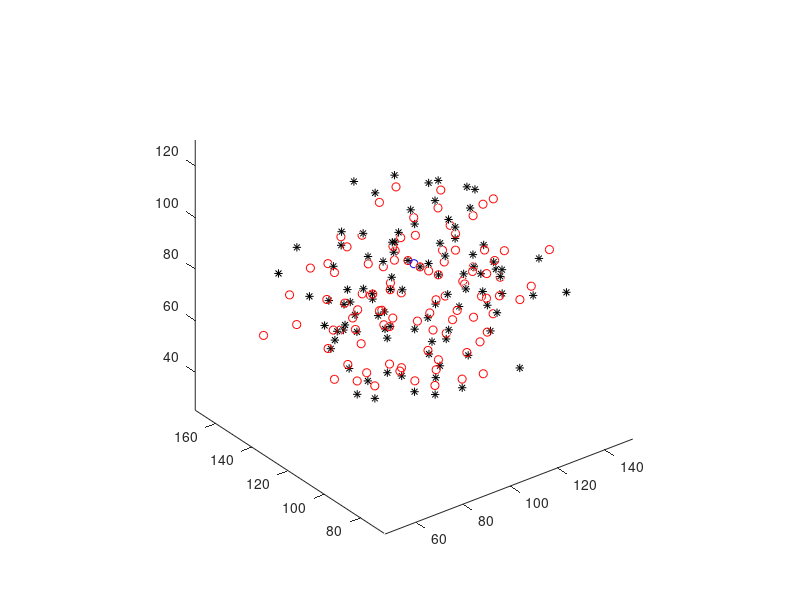

MATLAB code for this plot:
% PDB: 1JB0
MG_coord = [
      99.336 121.925  87.514
  99.587 115.599  87.869
  90.235 119.779  80.454
 108.890 117.508  80.610
  88.434 120.740  71.952
 111.419 115.742  72.992
  92.078 144.328  63.710
 100.668 148.286  64.014
 111.956 147.338  64.947
 107.438 146.217  73.181
  95.856 154.049  85.214
  97.798 144.680  88.190
  87.334 143.176  87.920
 114.818 164.166  64.285
 101.131 157.709  59.225
 126.240 164.137  65.912
 120.195 156.979  67.351
 117.636 163.903  88.121
 128.718 167.634  89.389
 114.254 171.227  90.376
 137.815 155.406  89.740
 130.668 147.828  87.900
 123.151 151.485  85.294
 134.155 163.604  70.354
 132.622 147.616  70.776
 142.279 151.862  67.282
 142.134 141.820  65.673
 133.718 135.988  63.818
 126.013 145.343  66.240
 122.461 131.511  76.766
 128.287 137.268  86.259
 106.654 140.135  83.708
 113.324 145.346  82.801
 109.794 138.718  64.799
 132.805 124.283  62.668
 133.763 114.802  65.910
 128.205 107.639  80.371
 121.882 103.998  87.246
 136.075 135.483  88.783
 143.216 142.133  90.451
 124.632 128.826  88.450
 129.862 119.916  83.766
 128.354 123.348  74.250
  76.140 130.749  64.170
  82.012 135.002  60.639
  92.607 132.811  72.044
  99.490  88.877  65.812
  87.652  89.049  65.849
  91.604  90.741  74.081
 102.861  82.686  86.900
 100.709  91.750  89.827
 110.396  96.115  90.326
 118.410  95.801  86.617
  84.213  72.278  66.205
  73.019  72.622  67.346
  78.967  80.031  68.417
  80.103  74.386  89.160
  69.878  70.269  90.070
  60.048  82.180  89.428
  67.304  90.026  87.822
  75.012  86.533  85.649
  65.664  89.432  70.707
  65.037  73.599  70.804
  56.824  84.785  65.975
  56.908  94.664  63.003
  65.739 100.282  62.523
  73.107  91.215  66.017
  77.333 105.918  76.038
  70.499 100.826  85.955
  92.117  97.307  84.436
  85.249  92.613  83.668
  89.671  97.738  65.728
  67.070 112.353  61.335
  66.738 122.038  64.708
  72.794 131.018  77.144
  77.849 135.098  86.809
  62.707 103.450  87.799
  55.433  99.450  88.245
  48.349  95.832  86.526
  74.589 109.234  87.067
  69.808 118.761  82.339
  71.700 114.089  73.150
 124.157 105.110  66.249
 118.481 101.323  62.915
 108.309 105.403  74.095
  73.753 142.986  72.968
  78.466 156.069  84.329
  60.010 142.167  87.054
 147.409 152.034  85.433
 144.632 169.551  79.908
 147.351  97.015  69.713
 135.880 100.445  70.969
 139.001 101.304  83.832
 104.043  66.349  69.638
  60.378 117.189  78.178
 144.354 132.027  63.743
];
%% compare the symmetry ( C2 ?)
% define the x- and y-data for the original line we would like to rotate
x = MG_coord(:,1)';
y = MG_coord(:,2)';
z = MG_coord(:,3)';
% create a matrix of these points, which will be useful in future calculations
v = [x;y;z];
% choose a point which will be the center of rotation
x_center = (x(1) + x(2))/2;
y_center = (y(1) + y(2))/2;
z_center = (z(1) + z(2))/2;
% create a matrix which will be used later in calculations
center = repmat([x_center; y_center;z_center], 1, length(x));
% define a 180 degree counter-clockwise rotation matrix
% theta = pi;       % pi/3 radians = 60 degrees
% R = [cos(theta) -sin(theta) 0 ; sin(theta) cos(theta) 0 ; 0 0 1];
R = [
   -0.9999   -0.0010   -0.0185
   -0.0001   -0.9982    0.0319
   -0.0088    0.1118    0.9981];
% do the rotation...
s = v - center;     % shift points in the plane so that the center of rotation is at the origin
so = R*s;           % apply the rotation about the origin
vo = so + center;   % shift again so the origin goes back to the desired center of rotation
% this can be done in one line as:
% vo = R*(v - center) + center
% pick out the vectors of rotated x- and y-data
x_rotated = vo(1,:);
y_rotated = vo(2,:);
z_rotated = vo(3,:);
% make a plot
% plot(x, y, 'k*', x_rotated, y_rotated, 'r*', x_center, y_center, 'bo');
% make 3d plot
plot3(x,y,z,'k*',x_rotated,y_rotated,z_rotated,'ro',x_center,y_center,z_center,'bo');
axis equal